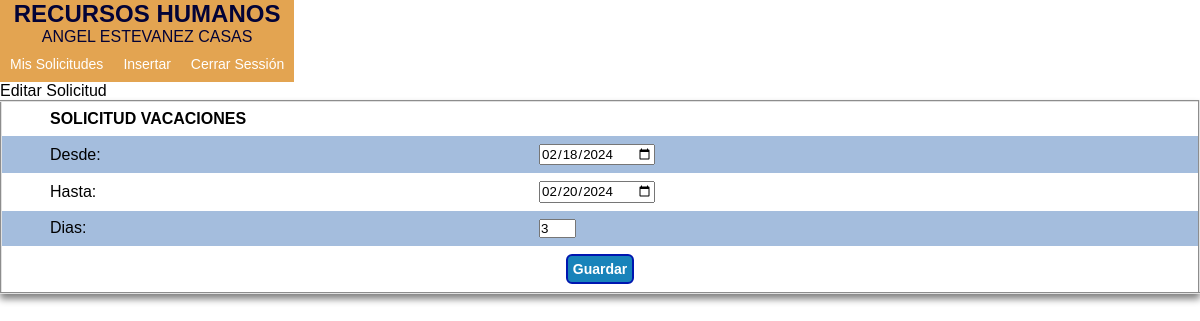
Page /apps/editarSolicitud.php?id=14 (signed in) on the committed database.
### tables this page shows
CREATE TABLE IF NOT EXISTS `personal` (
  `idPersonal` int(11) NOT NULL AUTO_INCREMENT,
  `apellidos` varchar(45) NOT NULL,
  `nombre` varchar(20) NOT NULL,
  `fecNac` date NOT NULL,
  `idCategoria` int(11) NOT NULL,
  PRIMARY KEY (`idPersonal`),
  KEY `fk_Personal_Categoria1` (`idCategoria`),
  CONSTRAINT `fk_Personal_Categoria1` FOREIGN KEY (`idCategoria`) REFERENCES `categoria` (`idCategoria`) ON DELETE NO ACTION ON UPDATE NO ACTION
);

CREATE TABLE IF NOT EXISTS `solicitud` (
  `idSolicitud` int(11) NOT NULL AUTO_INCREMENT,
  `fecSolicitud` date NOT NULL,
  `fecInicial` date NOT NULL,
  `fecFinal` date NOT NULL,
  `diasSolicitados` int(11) NOT NULL,
  `autorizado` tinyint(4) DEFAULT 0,
  `sustituto` tinyint(4) DEFAULT 0,
  `idPersonal` int(11) NOT NULL,
  PRIMARY KEY (`idSolicitud`),
  KEY `fk_Solicitudes_Personal1` (`idPersonal`),
  CONSTRAINT `fk_Solicitudes_Personal1` FOREIGN KEY (`idPersonal`) REFERENCES `personal` (`idPersonal`) ON DELETE NO ACTION ON UPDATE NO ACTION
);

### apps/editarSolicitud.php (the view, shortened to what this page needs)
<!DOCTYPE html>
<html lang="es">
<head>
	<link rel="stylesheet" href="../recursos/estilos.css">
</head>
<body>
<div class="container">
    <?php include("menu.php");?>
    <p>Editar Solicitud</p>
    <?php
    if (!isset($_POST['fdesde'])) {
        include("../recursos/con_mysql.php");
        $sql="select s.fecInicial, s.fecFinal, s.diasSolicitados from solicitud s where s.idSolicitud=".$_GET['id'];
        $tabla=$db->query($sql);
        $registro=$tabla->fetch_assoc();
    ?>
    <table width=80% cellspacing=0 cellpadding=0 border=0 style="border:2px outset #E1E1E1">
    <FORM NAME="form" onSubmit="return valida_formulario(this)" method="post">
    <tr> <td colspan=2 style="font-weight:bold">SOLICITUD VACACIONES</td> </tr>
    <tr>
        <td>Desde: </td>
        <td><INPUT TYPE="date" NAME="fdesde" size="10" value=<?=$registro["fecInicial"]?>></td>
    </tr>
    <tr>
        <td>Hasta: </td>
        <td><INPUT TYPE="date" NAME="fhasta" size="10" value=<?=$registro["fecFinal"]?>></td>
    </tr>
    <tr>
        <td>Dias: </td>
        <td><INPUT TYPE="text" NAME="fdias" value=<?=$registro["diasSolicitados"]?> size=2></td>
    </tr>
    <tr>
        <td colspan="2" align=center>
            <button type="submit" class="boton">Guardar</button>
        </td>
    </tr>
    </form>
    </table>
<?php
}
?>
</div>
</BODY>
</HTML>

### apps/menu.php (shortened to what this page needs)
<!DOCTYPE html>
<html lang="es">
<head>
	<link rel="stylesheet" href="../recursos/estilos.css">
</head>
<body>
  <div class="container">
    <header>
        <h2>RECURSOS HUMANOS</h2>
        <?php include('../recursos/con_mysql.php');
            $sql="SELECT nombre, apellidos FROM personal where idPersonal=".$_SESSION['idPersonal'];
            $tabla= $db->query($sql);
            $rows=$tabla->fetch_assoc();
            echo "<p>".$rows["nombre"].' '.$rows["apellidos"];
        ?>
        <nav>
            <?php
                if ($_SESSION['acceso']==1) {
                 echo "<ul>";
                   echo "<li><a href='misSolicitudes.php'>Mis Solicitudes</a></li>";
                   echo "<li><a href='insertarSolicitud.php'>Insertar</a></li>";
                }
                elseif ($_SESSION['acceso']==2) {
                    echo "<ul>";
                        echo "<li><a href='misSolicitudes.php'>Mis Solicitudes</a></li>";
                        echo "<li><a href='insertarSolicitud.php'>Insertar</a></li>";
                        echo "<li><a href='autorizadas.php'>Solicitudes Autorizadas</a></li>";
                }
                elseif ($_SESSION['acceso']==3) {
                    echo "<ul>";
                        echo "<li><a href='pendientes.php'>Solicitudes Pendientes</a></li>";
                        echo "<li><a href='sustituciones.php'>Sustituciones</a></li>";
                        echo "<li><a href='explotacion.php'>Informes</a></li>";
                }
                echo "<li><a href='../cerrarSesion.php'>Cerrar Sessión</a></li>";
                echo "</ul>";
            ?>
        </nav>
    </header>
  </div>
</body>
</html>

### recursos/estilos.css (style rules this page uses)
* { margin:0px; padding:0px; list-style: none; text-decoration: none; font-family: sans-serif; box-sizing: border-box; }
.container { position:relative; margin:auto; width:100%; height: auto; DISPLAY: FLEX; FLEX-WRAP: WRAP; }
.boton { text-decoration: none; padding: 5px; font-weight: 600; height: 30px; font-size: 14px; color: #ffffff; background-color: #1883ba; border-radius: 6px; border: 2px solid #0016b0; }
header { background: rgba(215, 126, 8, 0.7); text-align: center; color:rgb(3, 3, 55); }
nav ul { list-style: none; overflow: hidden; }
nav ul li { float: left; font-family: Arial, sans-serif; font-size: 14px; }
nav ul li a { display: block; padding: 10px; color: #fff; text-decoration: none; }
table { border-collapse: collapse; width: 100%; box-shadow: 0 5px 7px gray; }
td { padding: 0.5rem 3rem; font-size: 1rem; }
tr:nth-child(even) { background-color: #a4bddd; }

### rows in the picture
personal: nombre "ANGEL", apellidos "ESTEVANEZ CASAS"
solicitud: fdesde "02/18/2024", fhasta "02/20/2024", fdias "3"
